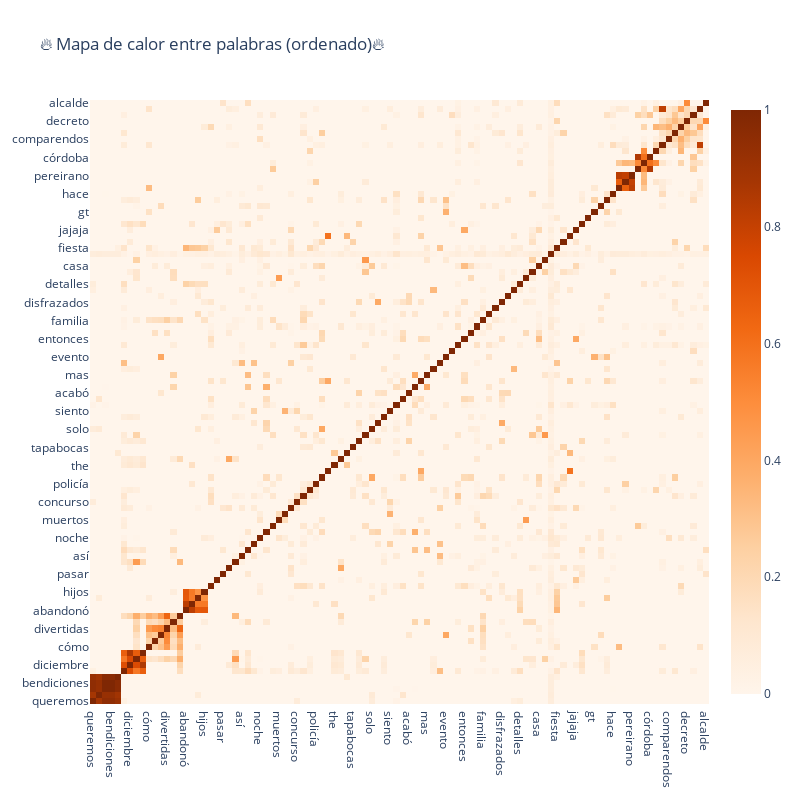

Notebook code cell kept with this figure:
### Code cell
trace = go.Heatmap(z=temp2.values.tolist(),
                   x=temp2.index.values,
                   y=temp2.columns.values,
                   colorscale='Oranges')

layout = go.Layout(title='🔥 Mapa de calor entre palabras (ordenado)🔥',
                   width=800, height=800)

fig = go.Figure(data=[trace],layout=layout)
iplot(fig)

### Figure 1 — Plotly figure (JSON) as saved in the notebook; plotly's stock layout.template omitted (floating-point values rounded to 4 significant figures; data arrays with more than 128 entries replaced by an {"elided": "..."} marker saying what was removed)
{"data": [{"colorscale": [[0, "rgb(255,245,235)"], [0.125, "rgb(254,230,206)"], [0.25, "rgb(253,208,162)"], [0.375, "rgb(253,174,107)"], [0.5, "rgb(253,141,60)"], [0.625, "rgb(241,105,19)"], [0.75, "rgb(217,72,1)"], [0.875, "rgb(166,54,3)"], [1, "rgb(127,39,4)"]], "type": "heatmap", "x": ["queremos", "próximo", "muchísimo", "bendiciones", "felicitaciones", "octubre", "diciembre", "especial", "edición", "cómo", "actividades", "puedes", "divertidas", "ver", "figuras", "abandonó", "mujer", "ir", "hijos", "covid", "paso", "pasar", "pasado", "parte", "así", "noviembre", "pasó", "noche", "navidad", "atención", "muertos", "muerte", "año", "concurso", "niños", "personas", "policía", "ahora", "triqui", "the", "terror", "temática", "tapabocas", "tan", "sábado", "solo", "siguen", "sigue", "siento", "si", "salir", "acabó", "puedo", "mejor", "mas", "millones", "jaramillo", "evento", "maquillaje", "celebración", "entonces", "celebrar", "día", "familia", "dulces", "colombia", "disfrazados", "disfraz", "disfraces", "detalles", "después", "dos", "casa", "video", "halloween", "fiesta", "fiestas", "cara", "jajaja", "años", "gracias", "gt", "hoy", "historia", "hace", "comportamiento", "balance", "pereirano", "sancionados", "puente", "córdoba", "festivo", "semana", "comparendos", "gobierno", "medidas", "decreto", "través", "fin", "alcalde"], "y": ["queremos", "próximo", "muchísimo", "bendiciones", "felicitaciones", "octubre", "diciembre", "especial", "edición", "cómo", "actividades", "puedes", "divertidas", "ver", "figuras", "abandonó", "mujer", "ir", "hijos", "covid", "paso", "pasar", "pasado", "parte", "así", "noviembre", "pasó", "noche", "navidad", "atención", "muertos", "muerte", "año", "concurso", "niños", "personas", "policía", "ahora", "triqui", "the", "terror", "temática", "tapabocas", "tan", "sábado", "solo", "siguen", "sigue", "siento", "si", "salir", "acabó", "puedo", "mejor", "mas", "millones", "jaramillo", "evento", "maquillaje", "celebración", "entonces", "celebrar", "día", "familia", "dulces", "colombia", "disfrazados", "disfraz", "disfraces", "detalles", "después", "dos", "casa", "video", "halloween", "fiesta", "fiestas", "cara", "jajaja", "años", "gracias", "gt", "hoy", "historia", "hace", "comportamiento", "balance", "pereirano", "sancionados", "puente", "córdoba", "festivo", "semana", "comparendos", "gobierno", "medidas", "decreto", "través", "fin", "alcalde"], "z": {"elided": "100x100 float values"}}], "layout": {"height": 800, "title": {"text": "🔥 Mapa de calor entre palabras (ordenado)🔥"}, "width": 800}}
